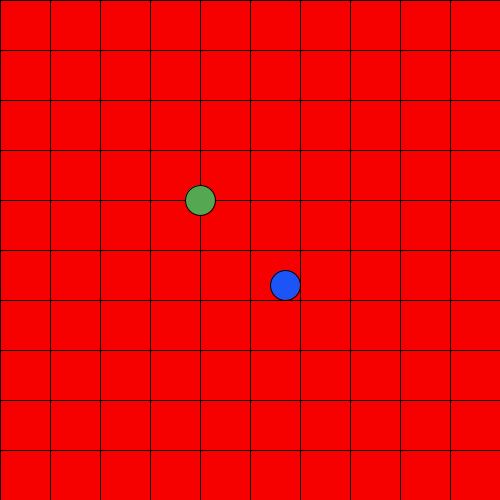
Frame 1 (no input)
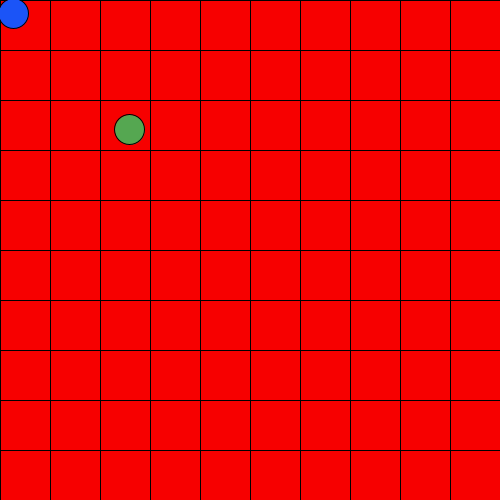
Frame 60 (the mouse pressed at the canvas centre just before this capture)
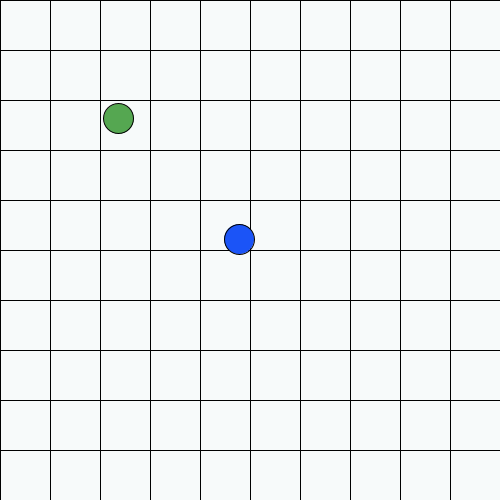
Frame 120 (the mouse held since frame 60 and released just before this capture)

The Processing sketch that drew these frames (run headless with seeded random() and noise(); from frame 60 on, the mouse is pressed at the canvas centre):

// Processing sketch: processing_100076
// ── processing_100076.pde

//if statements, for loops, response

int  timer = 0;
float fX = 200;
float fY = 200;
float eX = 250;
float eY = 250;
float pX = 300;
float pY = 300;
float easing = .05;
color pColor = color(27, 84, 247);

void setup() {
  size(500, 500);
  frameRate(24);
}

void draw() {
  background(0);
  bGround();
  food();
  player1();
  collisions();
}

void food() {
  //respawn
  timer++;
  if (timer >= 48) {
    fX = random(width);
    fY = random(height);
    timer = 0;
  }
  fill(#55a751);
  ellipse(fY, fY, 30, 30);
}

void player1() {
  float targetX = mouseX;
  float targetY = mouseY;
  pX += (targetX - pX) * easing;
  pY += (targetY - pY) * easing;
  fill(27, 84, 247);
  ellipse(pX, pY, 30, 30);
}

void collisions() {
  float pDist = dist(pX, pY, fX, fY);
  if (pDist <= 40) {
    pColor = color(0, 0, 0);
  }
  else {
    pColor = color(27, 84, 247);
  }
}



void bGround() {
  for (int i = 0; i < width; i += 50) {
    for (int j = 0; j < height; j += 50) {
      fill(247, mouseY, mouseX);
      rect(i, j, 50, 50);
    }
  }
}
